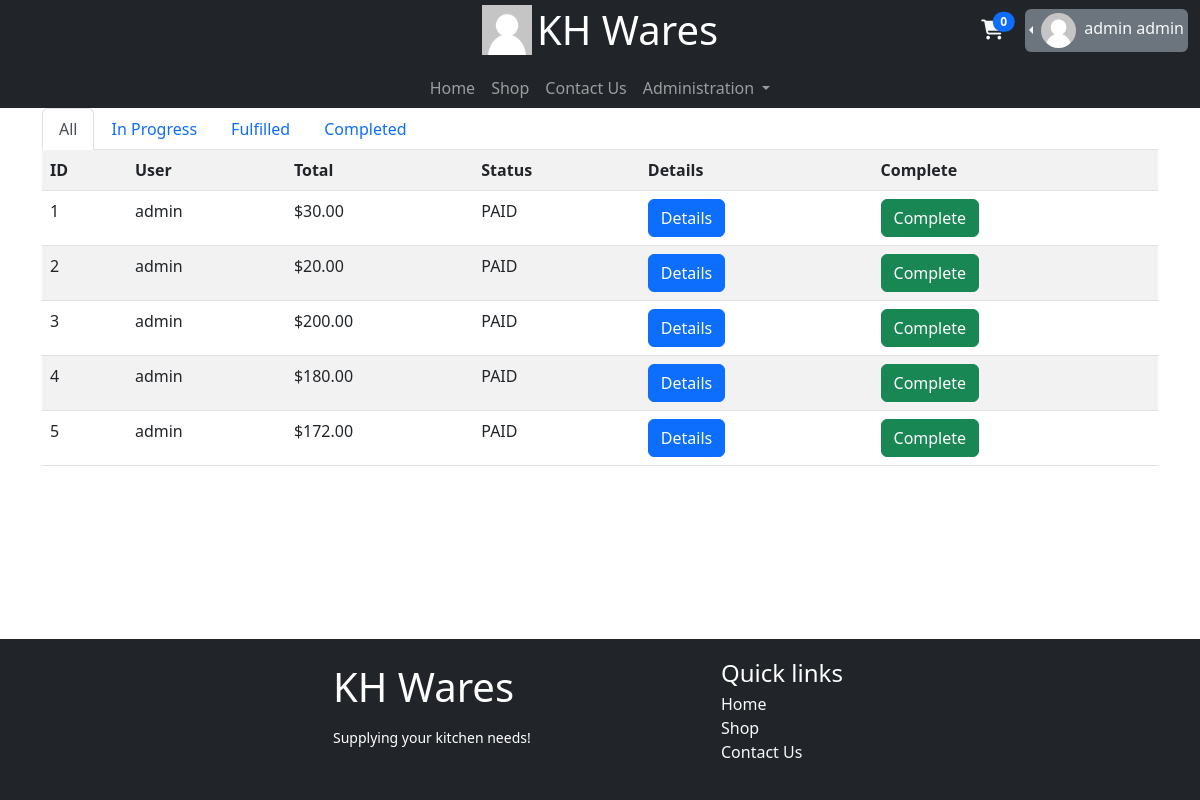
Page /admin/orders (signed in) on the committed database.
### database_models/UserDBModel.py (models this page shows, shortened)
class User(db.Model, UserMixin):
    id = db.Column(db.Integer, primary_key=True)
    username = db.Column(db.String, unique=True, nullable=False)
    email = db.Column(db.String, unique=True, nullable=False)
    password = db.Column(db.String, nullable=False)
    role = db.Column(db.Integer, default=0)  # 0 - User, 1 - Employee, 2 - Admin
    cart = db.relationship("Cart", backref="user", uselist=False)
    order = db.relationship("Order", backref="user")
    f_name = db.Column(db.String, nullable=False)
    l_name = db.Column(db.String, nullable=False)
    reset_token = db.Column(db.String)
    profile_pic = db.Column(db.String, default="default.png")
    date_created = db.Column(db.DateTime(), default=func.now())
    totp_secret = db.Column(db.String)

### database_models/OrderDBModel.py (models this page shows)
class Order(db.Model):
    id = db.Column(db.Integer, primary_key=True)
    user_id = db.Column(db.Integer,ForeignKey(User.id))
    total = db.Column(db.Float,default=0)
    token = db.Column(db.String)
    status = db.Column(db.String, default="PAID") # PAID, FULFILLED, COMPLETED
    order_items = db.relationship("Order_Item",backref="orders")
    discount = db.Column(db.Float,default=0)
    date_created = db.Column(db.DateTime(), default=func.now())

### helper_functions.py (the view)
    def wrapper(*args,**kwargs):
        if flask_login.current_user.role < 1:
            flash_error("Permission Denied")
            return redirect(url_for("index.index"))
        else:
            return function(*args,**kwargs)

### app.py (called while the page is built)
@login_manager.user_loader
def user_loader(id):
    user = User.query.filter_by(id=id).first()
    return user

### helper_functions.py (called while the page is built)
def admin_required(function):
    def wrapper(*args,**kwargs):
        if flask_login.current_user.role < 1:
            flash_error("Permission Denied")
            return redirect(url_for("index.index"))
        else:
            return function(*args,**kwargs)
    wrapper.__name__ = function.__name__
    return wrapper

### routes/orders.py (called while the page is built)
@blueprint.route("/admin/orders", defaults={'status':None})
@blueprint.route("/admin/orders/<status>/")
@flask_login.login_required
@helper_functions.admin_required
def admin_orders(status):
    if status == "ALL":
        status = None
    if status:
        orders = Order.query.filter_by(status=status.upper()).all()
    else:
        orders = Order.query.all()
        status = "all"
    return render_template("orders/admin_orders_all.html", orders=orders, status=status.upper())

### templates/orders/admin_orders_all.html (shortened to what this page needs)
{% extends 'base.html' %}
{% set active_page = "admin_order_all" %}
{% block main %}
<div class="container">
	<ul class="nav nav-tabs">
		<li class="nav-item">
			<a class="nav-link {{'active' if status in ('ALL',None) else '' }}" aria-current="page" href="{{ url_for('order.admin_orders') if status not in ('ALL',None) else '#' }}">All</a>
		</li>
		<li class="nav-item">
			<a class="nav-link {{'active' if status in ('PAID') else '' }}" href="{{ url_for('order.admin_orders', status='PAID') if status not in ('PAID') else '#' }}">In Progress</a>
		</li>
		<li class="nav-item">
			<a class="nav-link {{'active' if status in ('FULFILLED') else '' }}" href="{{ url_for('order.admin_orders', status='FULFILLED') if status not in ('FULFILLED') else '#' }}">Fulfilled</a>
		</li>
		<li class="nav-item">
			<a class="nav-link {{'active' if status in ('COMPLETED') else '' }}" href="{{ url_for('order.admin_orders', status='COMPLETED') if status not in ('COMPLETED') else '#' }}">Completed</a>
		</li>
	</ul>
	<table class="table table-striped order-table">
		<tr>
			<th>ID</th>
			<th>User</th>
			<th>Total</th>
			<th>Status</th>
			<th>Details</th>
			{% if status != "COMPLETED" %}
				<th>Complete</th>
			{% endif %}
		</tr>
		{% if orders | length > 0 %}
			{% for order in orders %}
				<tr id="order_{{ order.id }}" class="order-item">
					<td>{{ order.id }}</td>
					<td>{{ order.user.username }}</td>
					<td>{{ "$%.2f"|format(order.total - order.discount) }}</td>
					<td id="order_status_{{ order.id }}">{{ order.status }}</td>
					<td><a href="{{ url_for('order.admin_order_indiv',id=order.id, prev=[status]) }}" class="btn btn-primary">Details</a></td>
					{% if status != "COMPLETED" %}
						<td>
							<form id="form_{{ order.id }}" method="post">
								<button class="btn btn-success {{ 'disabled' if order.status == 'COMPLETED' else 'complete-button' }}" id="order_complete_{{ order.id }}" type="submit" value="{{ order.id }}">Complete</button>
							</form>
						</td>
					{% endif %}
				</tr>
			{% endfor %}
		{% else %}
			<tr>
				<td colspan="100%" class="text-center">There are no orders</td>
			</tr>
		{% endif %}
	</table>
</div>
{% endblock %}

### templates/includes/navbar-2.html (shortened to what this page needs)
<nav class="navbar navbar-expand-lg navbar-dark bg-dark py-0">
    <div class="container-fluid d-block">
        <div class="row justify-content-center">
                <a class="col-sm-12 col-md-12 col-lg-4 text-center offset-lg-4 navbar-brand" href="{{ '#' if active_page == 'index' else url_for('index.index') }}">
                    <img src="{{ url_for('static', filename='profiles/default.png') }}" alt="" width="50" height="50" class="d-inline" >
                    <h1 class="d-inline m-0 align-middle">KH Wares</h1>
                </a>
                <div class="col-auto ms-auto my-auto">
                    {% if not current_user.is_authenticated %}
                        <a href="{{ url_for('crud.login' )}}" class="btn btn-primary align-middle" role="button">Login</a>
                        <a href="{{ url_for('crud.signup' )}}" class="btn btn-secondary align-middle" role="button">Sign Up</a>
                    {% else %}
                        <div>
                            <div class="d-inline-block me-1">
                                <a href="{{ url_for('cart.read_cart') }}" class="btn">
                                    <span class="position-relative top-0 start-100 translate-middle badge rounded-pill bg-primary" id="cart_badge">{{ current_user.cart.cart_items | length }}</span>
                                    <i class="fa-solid fa-cart-shopping text-light fa-lg"></i>
                                </a>
                            </div>
                            <div class="dropstart bg-secondary text-light p-1 rounded mt-auto d-inline-block">
                                <div class="dropdown-toggle" role="button" id="dropdownMenuLink" data-bs-toggle="dropdown">
                                    <img  src="{{url_for('static', filename='profiles/' + current_user.profile_pic)}}" height="35px" width="35px" class="rounded-circle me-1">
                                    <span class="text-light d-lg-inline-block d-none">{{ current_user.f_name }} {{ current_user.l_name }}</span>
                                </div>
                            </div>
                        </div>
                    {% endif %}
                </div>
                <div class="row pe-0">
                </div>
        </div>
        <div class="row justify-content-center">
            <div class="col-4 text-center">
                <div class="collapse navbar-collapse" id="navbarSupportedContent">
                    <ul class="navbar-nav mx-auto mb-2 mb-lg-0">
                    <li class="nav-item">
                        <a class="nav-link {{ 'active' if active_page == 'index' else '' }}" aria-current="page" href="{{ '#' if active_page == 'index' else url_for('index.index') }}">Home</a>
                    </li>
                    <li class="nav-item">
                        <a class="nav-link {{ 'active' if active_page == 'Shop' else '' }}" href="{{ url_for('Store.displayitem' )}}">Shop</a>
                    </li>
                    <li class="nav-item">
                        <a class="nav-link {{ 'active' if active_page == 'contact' else '' }}" href="{{ url_for('contact.contact_us_page') }}">Contact Us</a>
                    </li>
                    {% if current_user.is_authenticated and current_user.role >=1 %}
                        <li class="nav-item dropdown">
                            <a class="nav-link dropdown-toggle {{ 'active' if active_page == 'admin' else '' }}" href="#" id="AdminNavbarDropdown" role="button" data-bs-toggle="dropdown" aria-expanded="false">
                                Administration
                            </a>
                        </li>
                    {% endif %}
                    </ul>
                </div>
            </div>
        </div>
    </div>
  </nav>

### rows in the picture
User: profile_pic (placeholder picture), f_name "admin", l_name "admin"
Order: id "1", user.username "admin", order.total-order.discount "$30.00", status "PAID"
Order: id "2", user.username "admin", order.total-order.discount "$20.00", status "PAID"
Order: id "3", user.username "admin", order.total-order.discount "$200.00", status "PAID"
Order: id "4", user.username "admin", order.total-order.discount "$180.00", status "PAID"
Order: id "5", user.username "admin", order.total-order.discount "$172.00", status "PAID"

### other values in the picture
{{ current_user.cart.cart_items | length }} "0"
